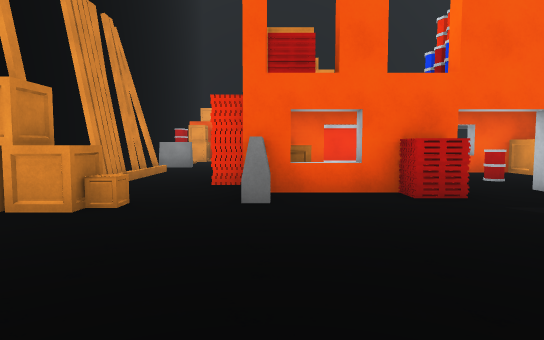
view 1 (above)

24 first-person views from a walk through a Unity game level. The camera is 1.4 m above the floor, tilts 4° down and sees 75° across. The floor is counted in squares, 2 m on a side. Each view is taken from the middle of a square. On the plan, view 1 faces up. The plan holds only what a view shows up to about 11 squares ahead; the rest is blank. The place goes on beyond the plan.

view 2
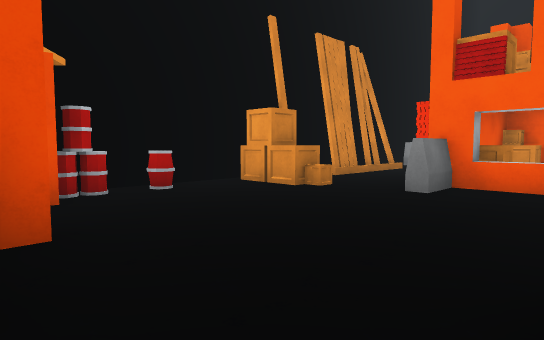

view 3
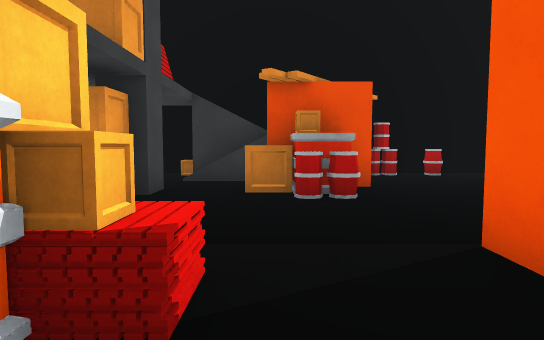

view 4
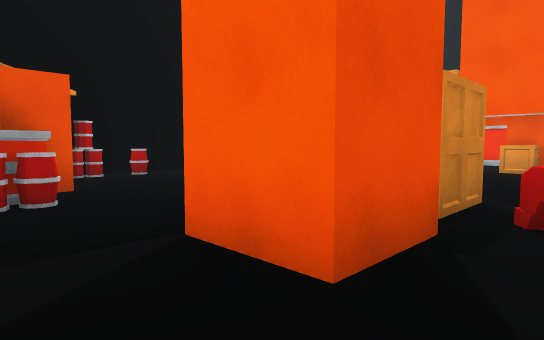

view 5
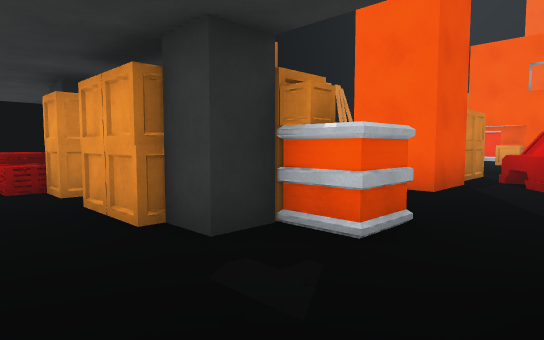

view 6
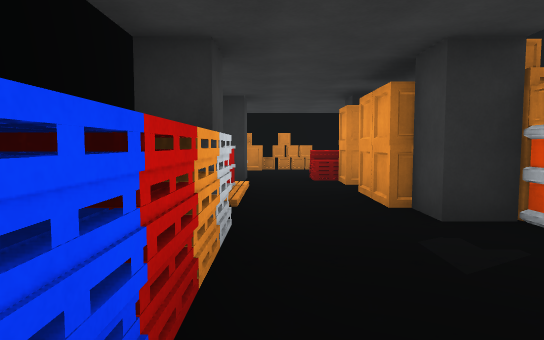

view 7
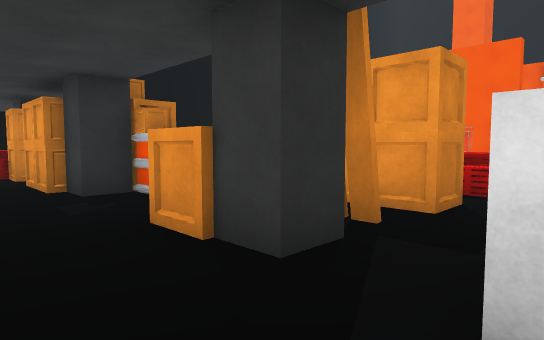

view 8
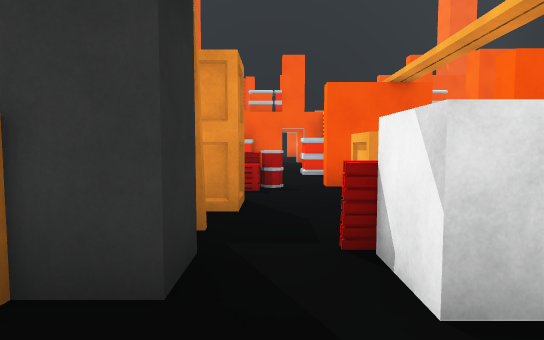

view 9
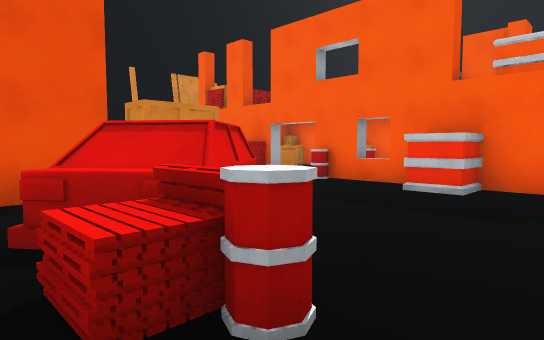

view 10
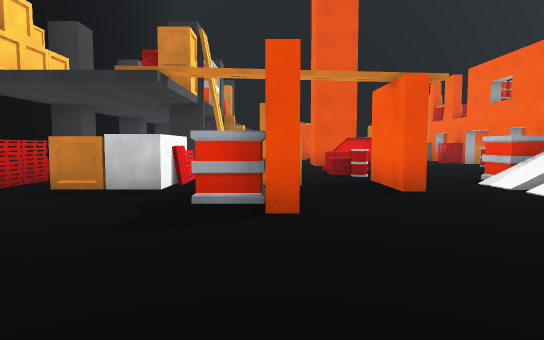

view 11
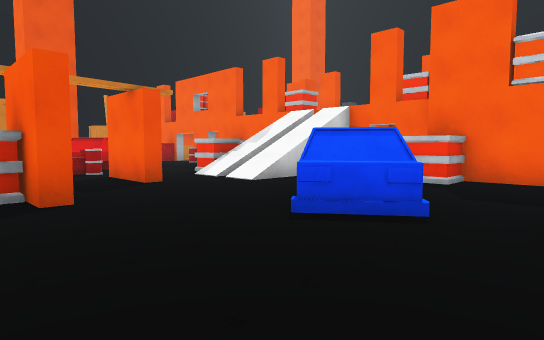

view 12
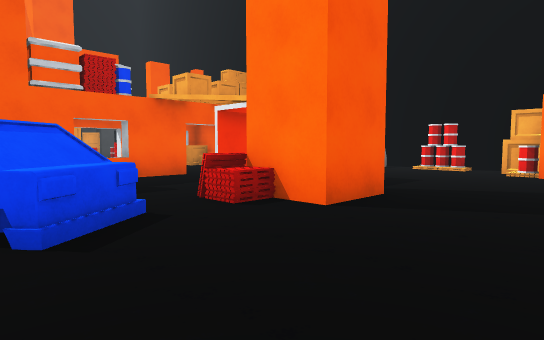

view 13
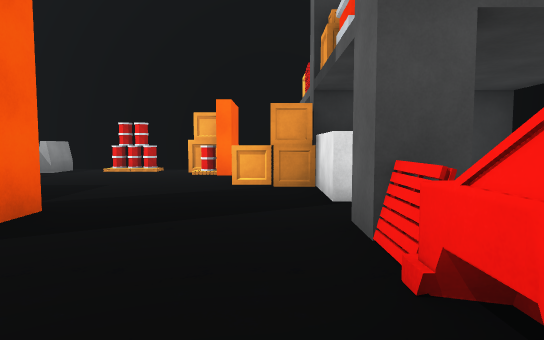

view 14
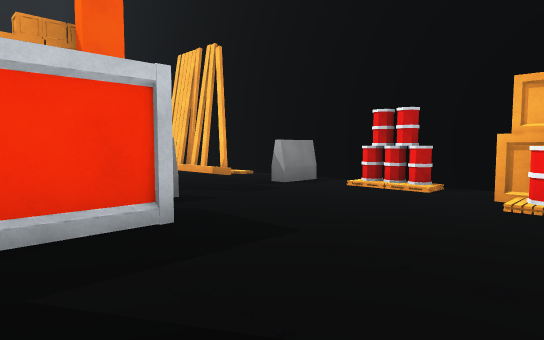

view 15
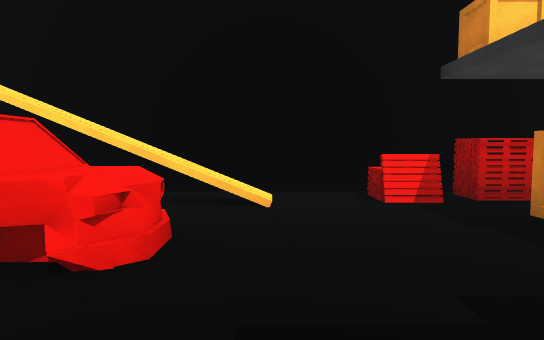

view 16
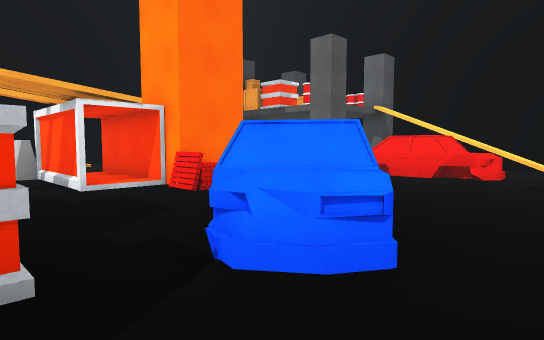

view 17
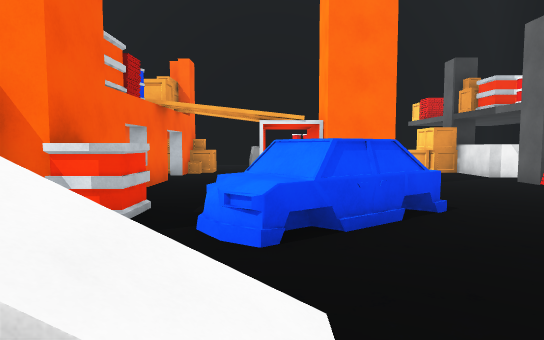

view 18
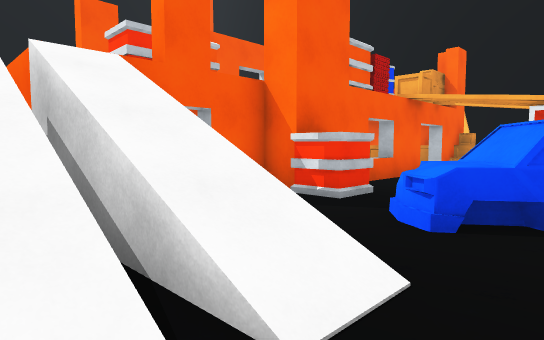

view 19
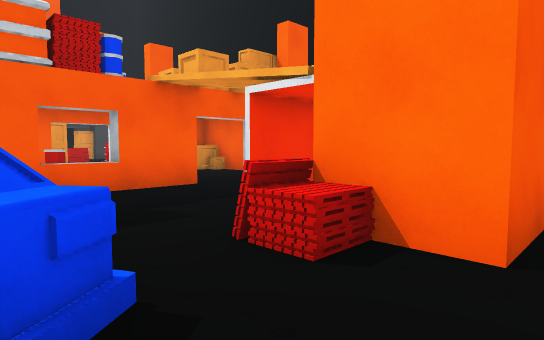

view 20
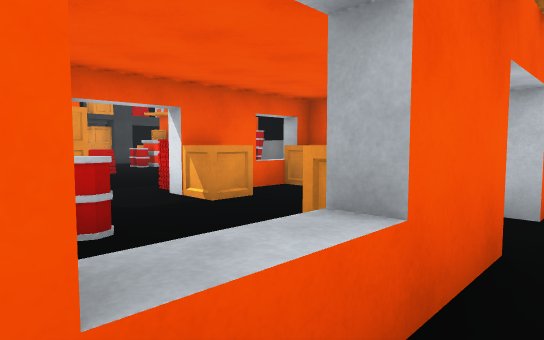

view 21
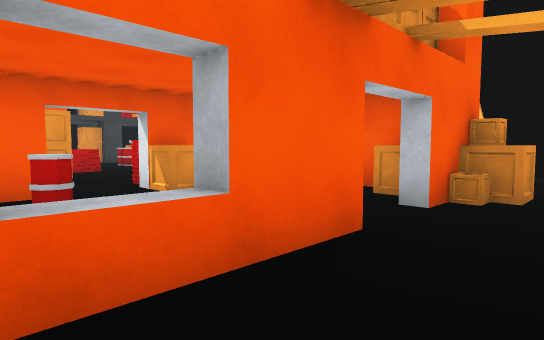

view 22
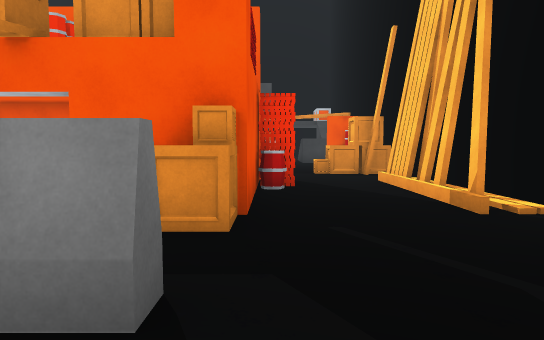

view 23
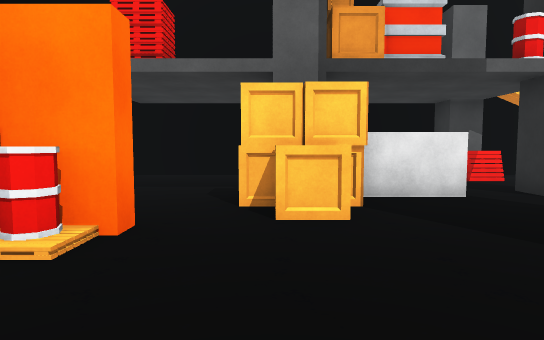

view 24
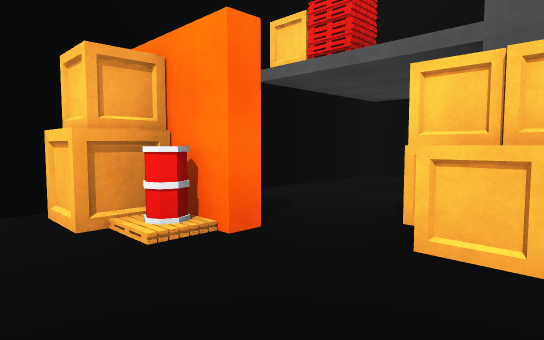

### Floor plan
Key: @ floor where view 1 was taken; # wall or solid block; x gap in a wall; . floor; / step, stairs or slope; = window, fence, low wall or low ledge; ^ raised ledge; O other object.
Columns run from 4 left of view 1 to 26 right of it. Each row starts with its distance up from view 1.
 14                         ..
 13                        =..
 12                        ..
 11 #                     O..     #
 10 #..                   ..   OOO#
  9 ##. O#.O#^O           .# .#...#
  8 ##..#  ....          #.O#O#.##
  7 ##. #  ..O           O....O.##
  6 ##..O O...           .....#.###
  5 # ..#^#.O##Ox//##x# #^O..O#.#.#
  4 #OO.........../#..O......O....#
  3 #......O.....//#..=.........#.#
  2 #O.....O.^...O//.^#...####....#
  1 #O.... x.###......##.^###....O#
  0  O..@..#..^^O##...#^..#......O#
 -1    #OO.....................OOO
 -2  //O......OO.O.##...........###
 -3  //....OO..x...O.........OO...#
 -4 #/..O.OO..O#.##...^##^#.## ...#
 -5 #...^.........O...^#  ..   ...#
 -6 #................/## .^    ...#
 -7 #O. #.O #######^.... .#   #...#
 -8                   #####   #####

Where each view was taken, in squares from view 1:
view 1: 0 up, 0 right, facing up
view 2: 1 down, 2 right, facing up-left
view 3: 2 down, 5 right, facing left
view 4: 2 down, 5 right, facing up-left
view 5: 6 down, 6 right, facing up-left
view 6: 6 down, 7 right, facing left
view 7: 6 down, 9 right, facing up-left
view 8: 6 down, 8 right, facing up
view 9: 1 down, 9 right, facing up-left
view 10: 2 down, 16 right, facing left
view 11: 3 down, 17 right, facing up-left
view 12: 3 down, 14 right, facing up-right
view 13: 3 down, 15 right, facing right
view 14: 2 down, 19 right, facing up-right
view 15: 2 down, 13 right, facing down
view 16: 4 up, 12 right, facing down-right
view 17: 2 up, 10 right, facing right
view 18: 1 up, 10 right, facing up-right
view 19: 1 down, 15 right, facing up-right
view 20: 4 up, 16 right, facing up-right
view 21: 3 up, 16 right, facing up-right
view 22: 1 up, 22 right, facing up
view 23: 1 up, 22 right, facing down
view 24: 0 up, 21 right, facing down-right
